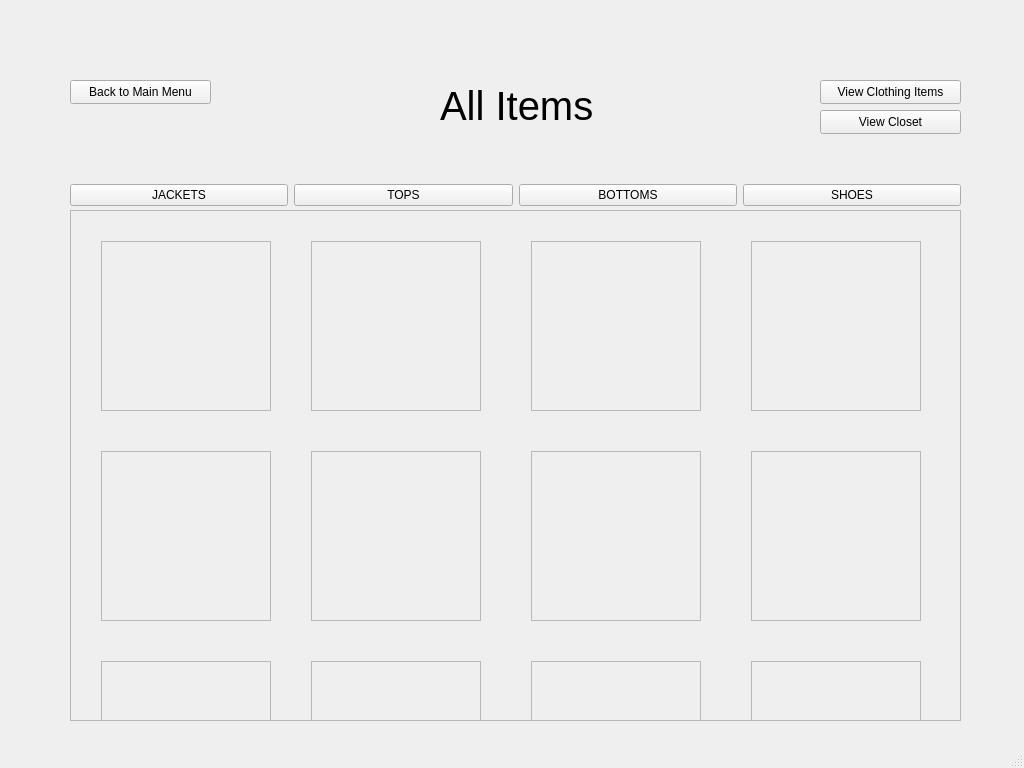
<?xml version="1.0" encoding="UTF-8"?>
<ui version="4.0">
 <class>ClothingItemsWindow</class>
 <widget class="QMainWindow" name="ClothingItemsWindow">
  <property name="geometry">
   <rect>
    <x>0</x>
    <y>0</y>
    <width>1024</width>
    <height>768</height>
   </rect>
  </property>
  <property name="windowTitle">
   <string>MainWindow</string>
  </property>
  <widget class="QWidget" name="centralwidget">
   <widget class="QWidget" name="horizontalLayoutWidget">
    <property name="geometry">
     <rect>
      <x>70</x>
      <y>170</y>
      <width>891</width>
      <height>51</height>
     </rect>
    </property>
    <layout class="QHBoxLayout" name="categoriesLayout">
     <item>
      <widget class="QPushButton" name="pushButton_4">
       <property name="text">
        <string>JACKETS</string>
       </property>
      </widget>
     </item>
     <item>
      <widget class="QPushButton" name="pushButton_3">
       <property name="text">
        <string>TOPS</string>
       </property>
      </widget>
     </item>
     <item>
      <widget class="QPushButton" name="pushButton_2">
       <property name="text">
        <string>BOTTOMS</string>
       </property>
      </widget>
     </item>
     <item>
      <widget class="QPushButton" name="pushButton">
       <property name="text">
        <string>SHOES</string>
       </property>
      </widget>
     </item>
    </layout>
   </widget>
   <widget class="QWidget" name="gridLayoutWidget">
    <property name="geometry">
     <rect>
      <x>70</x>
      <y>210</y>
      <width>891</width>
      <height>511</height>
     </rect>
    </property>
    <layout class="QGridLayout" name="clothesLayout">
     <item row="0" column="0">
      <widget class="QScrollArea" name="scrollArea">
       <property name="widgetResizable">
        <bool>true</bool>
       </property>
       <widget class="QWidget" name="scrollAreaWidgetContents">
        <property name="geometry">
         <rect>
          <x>0</x>
          <y>0</y>
          <width>887</width>
          <height>507</height>
         </rect>
        </property>
        <widget class="QFrame" name="frame">
         <property name="geometry">
          <rect>
           <x>30</x>
           <y>30</y>
           <width>170</width>
           <height>170</height>
          </rect>
         </property>
         <property name="frameShape">
          <enum>QFrame::Shape::StyledPanel</enum>
         </property>
         <property name="frameShadow">
          <enum>QFrame::Shadow::Raised</enum>
         </property>
        </widget>
        <widget class="QFrame" name="frame_2">
         <property name="geometry">
          <rect>
           <x>30</x>
           <y>240</y>
           <width>170</width>
           <height>170</height>
          </rect>
         </property>
         <property name="frameShape">
          <enum>QFrame::Shape::StyledPanel</enum>
         </property>
         <property name="frameShadow">
          <enum>QFrame::Shadow::Raised</enum>
         </property>
        </widget>
        <widget class="QFrame" name="frame_3">
         <property name="geometry">
          <rect>
           <x>240</x>
           <y>30</y>
           <width>170</width>
           <height>170</height>
          </rect>
         </property>
         <property name="frameShape">
          <enum>QFrame::Shape::StyledPanel</enum>
         </property>
         <property name="frameShadow">
          <enum>QFrame::Shadow::Raised</enum>
         </property>
        </widget>
        <widget class="QFrame" name="frame_4">
         <property name="geometry">
          <rect>
           <x>460</x>
           <y>30</y>
           <width>170</width>
           <height>170</height>
          </rect>
         </property>
         <property name="frameShape">
          <enum>QFrame::Shape::StyledPanel</enum>
         </property>
         <property name="frameShadow">
          <enum>QFrame::Shadow::Raised</enum>
         </property>
        </widget>
        <widget class="QFrame" name="frame_5">
         <property name="geometry">
          <rect>
           <x>680</x>
           <y>30</y>
           <width>170</width>
           <height>170</height>
          </rect>
         </property>
         <property name="frameShape">
          <enum>QFrame::Shape::StyledPanel</enum>
         </property>
         <property name="frameShadow">
          <enum>QFrame::Shadow::Raised</enum>
         </property>
        </widget>
        <widget class="QFrame" name="frame_6">
         <property name="geometry">
          <rect>
           <x>240</x>
           <y>240</y>
           <width>170</width>
           <height>170</height>
          </rect>
         </property>
         <property name="frameShape">
          <enum>QFrame::Shape::StyledPanel</enum>
         </property>
         <property name="frameShadow">
          <enum>QFrame::Shadow::Raised</enum>
         </property>
        </widget>
        <widget class="QFrame" name="frame_7">
         <property name="geometry">
          <rect>
           <x>460</x>
           <y>240</y>
           <width>170</width>
           <height>170</height>
          </rect>
         </property>
         <property name="frameShape">
          <enum>QFrame::Shape::StyledPanel</enum>
         </property>
         <property name="frameShadow">
          <enum>QFrame::Shadow::Raised</enum>
         </property>
        </widget>
        <widget class="QFrame" name="frame_8">
         <property name="geometry">
          <rect>
           <x>680</x>
           <y>240</y>
           <width>170</width>
           <height>170</height>
          </rect>
         </property>
         <property name="frameShape">
          <enum>QFrame::Shape::StyledPanel</enum>
         </property>
         <property name="frameShadow">
          <enum>QFrame::Shadow::Raised</enum>
         </property>
        </widget>
        <widget class="QFrame" name="frame_9">
         <property name="geometry">
          <rect>
           <x>30</x>
           <y>450</y>
           <width>170</width>
           <height>170</height>
          </rect>
         </property>
         <property name="frameShape">
          <enum>QFrame::Shape::StyledPanel</enum>
         </property>
         <property name="frameShadow">
          <enum>QFrame::Shadow::Raised</enum>
         </property>
        </widget>
        <widget class="QFrame" name="frame_10">
         <property name="geometry">
          <rect>
           <x>240</x>
           <y>450</y>
           <width>170</width>
           <height>170</height>
          </rect>
         </property>
         <property name="frameShape">
          <enum>QFrame::Shape::StyledPanel</enum>
         </property>
         <property name="frameShadow">
          <enum>QFrame::Shadow::Raised</enum>
         </property>
        </widget>
        <widget class="QFrame" name="frame_11">
         <property name="geometry">
          <rect>
           <x>460</x>
           <y>450</y>
           <width>170</width>
           <height>170</height>
          </rect>
         </property>
         <property name="frameShape">
          <enum>QFrame::Shape::StyledPanel</enum>
         </property>
         <property name="frameShadow">
          <enum>QFrame::Shadow::Raised</enum>
         </property>
        </widget>
        <widget class="QFrame" name="frame_12">
         <property name="geometry">
          <rect>
           <x>680</x>
           <y>450</y>
           <width>170</width>
           <height>170</height>
          </rect>
         </property>
         <property name="frameShape">
          <enum>QFrame::Shape::StyledPanel</enum>
         </property>
         <property name="frameShadow">
          <enum>QFrame::Shadow::Raised</enum>
         </property>
        </widget>
       </widget>
      </widget>
     </item>
    </layout>
   </widget>
   <widget class="QLabel" name="pageLabel">
    <property name="geometry">
     <rect>
      <x>440</x>
      <y>80</y>
      <width>261</width>
      <height>51</height>
     </rect>
    </property>
    <property name="font">
     <font>
      <pointsize>30</pointsize>
     </font>
    </property>
    <property name="lineWidth">
     <number>1</number>
    </property>
    <property name="text">
     <string>All Items</string>
    </property>
   </widget>
   <widget class="QPushButton" name="viewCloset_button">
    <property name="geometry">
     <rect>
      <x>820</x>
      <y>110</y>
      <width>141</width>
      <height>24</height>
     </rect>
    </property>
    <property name="text">
     <string>View Closet</string>
    </property>
   </widget>
   <widget class="QPushButton" name="viewClothingItems_button">
    <property name="geometry">
     <rect>
      <x>820</x>
      <y>80</y>
      <width>141</width>
      <height>24</height>
     </rect>
    </property>
    <property name="text">
     <string>View Clothing Items</string>
    </property>
   </widget>
   <widget class="QPushButton" name="backToMainMeny_button">
    <property name="geometry">
     <rect>
      <x>70</x>
      <y>80</y>
      <width>141</width>
      <height>24</height>
     </rect>
    </property>
    <property name="text">
     <string>Back to Main Menu</string>
    </property>
   </widget>
  </widget>
  <widget class="QMenuBar" name="menubar">
   <property name="geometry">
    <rect>
     <x>0</x>
     <y>0</y>
     <width>1024</width>
     <height>21</height>
    </rect>
   </property>
  </widget>
  <widget class="QStatusBar" name="statusbar"/>
 </widget>
 <resources/>
 <connections/>
</ui>
